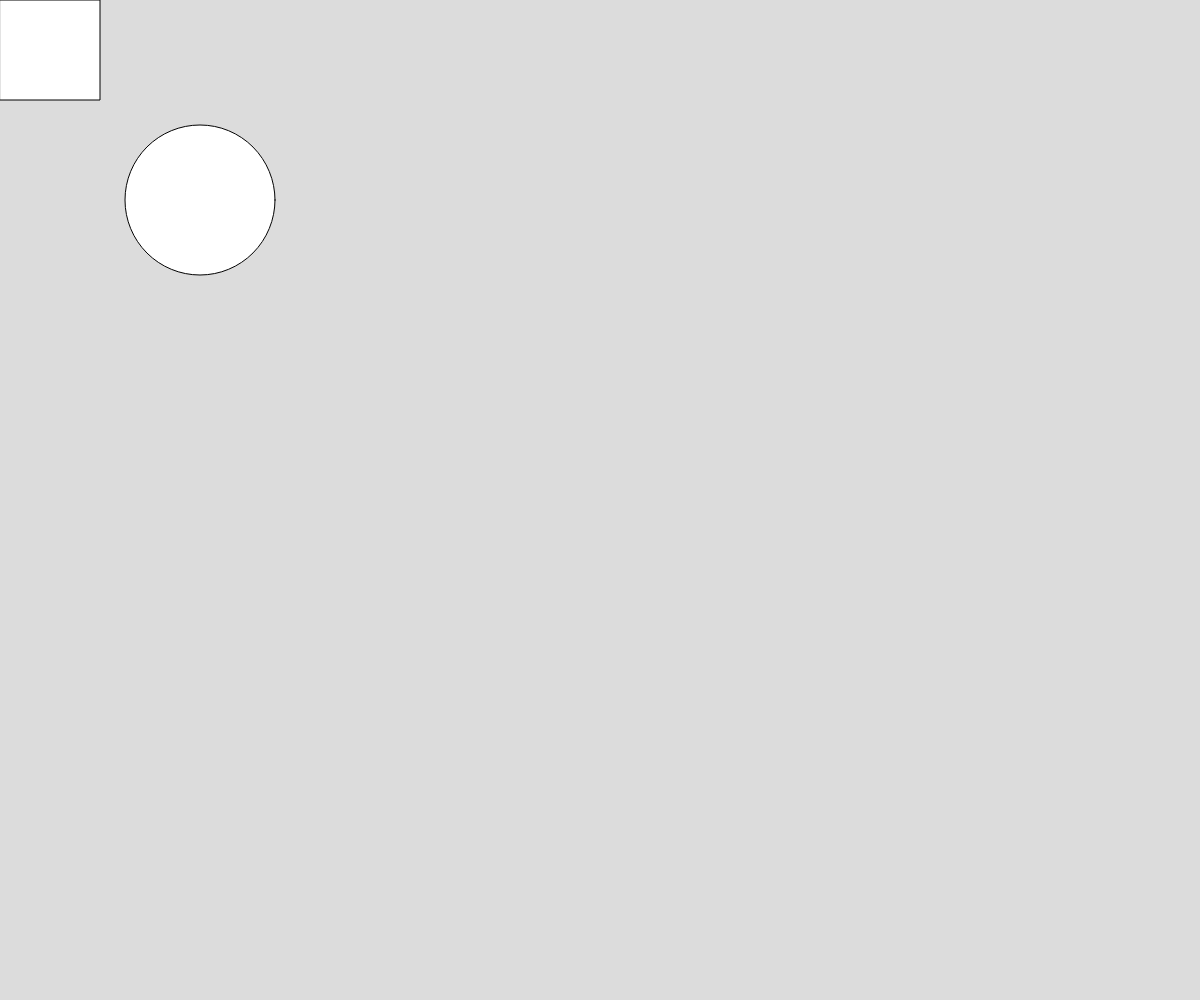
Frame 1 (no input)
Frame 60 (no input): identical to frame 1, image omitted
Frame 120 (the mouse pressed at the canvas centre since frame 60): identical to frame 1, image omitted

The p5.js sketch that drew this single still picture (run headless with seeded random() and noise() and a simulated clock; from frame 60 on, the mouse is pressed at the canvas centre):

// p5.js sketch
// ── sketch.js
function setup() {
  createCanvas(windowWidth, windowHeight);
}

function draw() {
  background(220);
  rect(0,0,100,100)
  ellipse(200,200,150,150)
}
